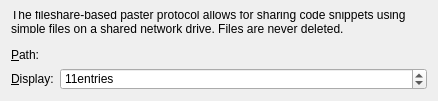
<?xml version="1.0" encoding="UTF-8"?>
<ui version="4.0">
 <class>CodePaster::Internal::FileShareProtocolSettingsWidget</class>
 <widget class="QWidget" name="CodePaster::Internal::FileShareProtocolSettingsWidget">
  <property name="geometry">
   <rect>
    <x>0</x>
    <y>0</y>
    <width>438</width>
    <height>101</height>
   </rect>
  </property>
  <property name="windowTitle">
   <string/>
  </property>
  <layout class="QFormLayout" name="formLayout">
   <property name="fieldGrowthPolicy">
    <enum>QFormLayout::AllNonFixedFieldsGrow</enum>
   </property>
   <item row="0" column="0" colspan="2">
    <widget class="QLabel" name="helpLabel">
     <property name="text">
      <string>The fileshare-based paster protocol allows for sharing code snippets using simple files on a shared network drive. Files are never deleted.</string>
     </property>
     <property name="wordWrap">
      <bool>true</bool>
     </property>
    </widget>
   </item>
   <item row="1" column="0">
    <spacer name="verticalSpacer">
     <property name="orientation">
      <enum>Qt::Vertical</enum>
     </property>
     <property name="sizeType">
      <enum>QSizePolicy::Fixed</enum>
     </property>
     <property name="sizeHint" stdset="0">
      <size>
       <width>20</width>
       <height>3</height>
      </size>
     </property>
    </spacer>
   </item>
   <item row="2" column="0">
    <widget class="QLabel" name="pathLabel">
     <property name="text">
      <string>&amp;Path:</string>
     </property>
     <property name="buddy">
      <cstring>pathChooser</cstring>
     </property>
    </widget>
   </item>
   <item row="2" column="1">
    <widget class="Utils::PathChooser" name="pathChooser" native="true"/>
   </item>
   <item row="3" column="0">
    <widget class="QLabel" name="displayCountLabel">
     <property name="text">
      <string>&amp;Display:</string>
     </property>
     <property name="buddy">
      <cstring>displayCountSpinBox</cstring>
     </property>
    </widget>
   </item>
   <item row="3" column="1">
    <widget class="QSpinBox" name="displayCountSpinBox">
     <property name="suffix">
      <string>entries</string>
     </property>
     <property name="minimum">
      <number>2</number>
     </property>
     <property name="maximum">
      <number>100</number>
     </property>
     <property name="value">
      <number>11</number>
     </property>
    </widget>
   </item>
  </layout>
 </widget>
 <customwidgets>
  <customwidget>
   <class>Utils::PathChooser</class>
   <extends>QWidget</extends>
   <header location="global">utils/pathchooser.h</header>
   <container>1</container>
   <slots>
    <signal>editingFinished()</signal>
    <signal>browsingFinished()</signal>
   </slots>
  </customwidget>
 </customwidgets>
 <resources/>
 <connections/>
</ui>
